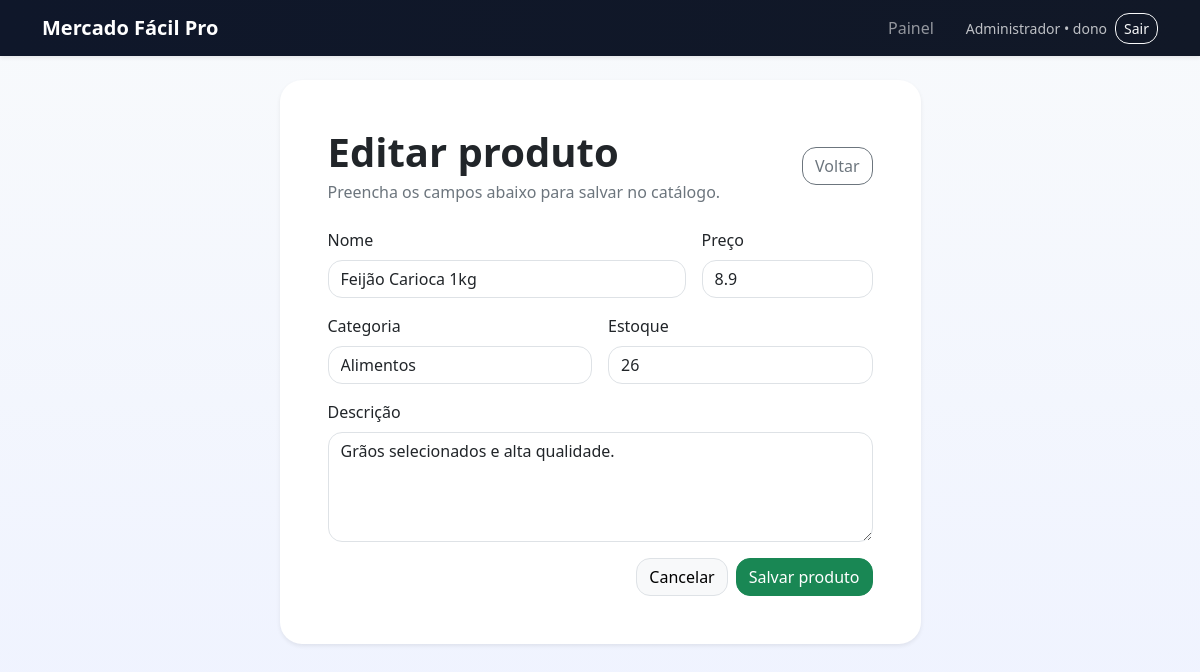
The app's page /admin/produtos/2/editar (signed in) with its own data.
### tables this page shows
CREATE TABLE usuarios (
                id INTEGER PRIMARY KEY AUTOINCREMENT,
                nome TEXT NOT NULL,
                usuario TEXT NOT NULL UNIQUE,
                senha TEXT NOT NULL,
                perfil TEXT NOT NULL
            );

CREATE TABLE produtos (
                id INTEGER PRIMARY KEY AUTOINCREMENT,
                nome TEXT NOT NULL,
                preco REAL NOT NULL,
                categoria TEXT NOT NULL,
                estoque INTEGER NOT NULL DEFAULT 0,
                descricao TEXT DEFAULT ''
            );

### app.py (the view, shortened to what this page needs)
@app.route("/admin/produtos/<int:produto_id>/editar", methods=["GET", "POST"])
@admin_required
def admin_editar_produto(produto_id):
    db = get_db()
    produto = db.buscar_produto_por_id(produto_id)
    if not produto:
        flash("Produto não encontrado.", "danger")
        return redirect(url_for("admin_dashboard"))
    return render_template("admin/produto_form.html", produto=produto)

### app.py (called while the page is built)
def get_db():
    if "db" not in g:
        g.db = MercadoDB(app.config["DB_PATH"])
    return g.db

@app.teardown_appcontext
def fechar_conexao(exception=None):
    db = g.pop("db", None)
    if db is not None:
        db.fechar()

@app.context_processor
def inject_globals():
    carrinho = session.get("carrinho", {})
    total_itens = sum(int(item["quantidade"]) for item in carrinho.values())
    total_valor = sum(float(item["subtotal"]) for item in carrinho.values())
    return {
        "usuario_logado": session.get("usuario"),
        "carrinho_total_itens": total_itens,
        "carrinho_total_valor": total_valor,
    }

def admin_required(view):
    @wraps(view)
    def wrapped_view(*args, **kwargs):
        usuario = session.get("usuario")
        if not usuario:
            flash("Faça login para continuar.", "warning")
            return redirect(url_for("index"))
        if usuario["perfil"] not in ["dono", "funcionario"]:
            flash("Acesso permitido apenas para a equipe administrativa.", "danger")
            return redirect(url_for("catalogo"))
        return view(*args, **kwargs)
    return wrapped_view

### banco.py (called while the page is built)
    def hash_senha(self, senha):
        return hashlib.sha256(senha.encode()).hexdigest()

    def buscar_produto_por_id(self, produto_id):
        self.cur.execute("SELECT * FROM produtos WHERE id = ?", (int(produto_id),))
        return self.cur.fetchone()

    def fechar(self):
        self.con.close()

### templates/admin/produto_form.html (shortened to what this page needs)
{% extends 'base.html' %}
{% block content %}
<div class="row justify-content-center">
    <div class="col-lg-8 col-xl-7">
        <div class="card app-card shadow-sm">
            <div class="card-body p-4 p-lg-5">
                <div class="d-flex justify-content-between align-items-center mb-4">
                    <div>
                        <h1 class="fw-bold mb-1">{% if produto %}Editar produto{% else %}Cadastrar produto{% endif %}</h1>
                        <p class="text-secondary mb-0">Preencha os campos abaixo para salvar no catálogo.</p>
                    </div>
                    <a href="{{ url_for('admin_dashboard') }}" class="btn btn-outline-secondary">Voltar</a>
                </div>
                <form method="post" class="row g-3">
                    <div class="col-md-8">
                        <label class="form-label">Nome</label>
                        <input type="text" name="nome" class="form-control" value="{{ produto.nome if produto else '' }}" required>
                    </div>
                    <div class="col-md-4">
                        <label class="form-label">Preço</label>
                        <input type="number" step="0.01" min="0" name="preco" class="form-control" value="{{ produto.preco if produto else '' }}" required>
                    </div>
                    <div class="col-md-6">
                        <label class="form-label">Categoria</label>
                        <input type="text" name="categoria" class="form-control" value="{{ produto.categoria if produto else '' }}" required>
                    </div>
                    <div class="col-md-6">
                        <label class="form-label">Estoque</label>
                        <input type="number" min="0" name="estoque" class="form-control" value="{{ produto.estoque if produto else 0 }}" required>
                    </div>
                    <div class="col-12">
                        <label class="form-label">Descrição</label>
                        <textarea name="descricao" class="form-control" rows="4">{{ produto.descricao if produto else '' }}</textarea>
                    </div>
                    <div class="col-12 d-grid d-md-flex justify-content-md-end gap-2 mt-3">
                        <a href="{{ url_for('admin_dashboard') }}" class="btn btn-light border">Cancelar</a>
                        <button class="btn btn-success">Salvar produto</button>
                    </div>
                </form>
            </div>
        </div>
    </div>
</div>
{% endblock %}

### templates/base.html (shortened to what this page needs)
<!DOCTYPE html>
<html lang="pt-BR">
<head>
    <link href="https://cdn.jsdelivr.net/npm/bootstrap@5.3.3/dist/css/bootstrap.min.css" rel="stylesheet">
    <link rel="stylesheet" href="{{ url_for('static', filename='css/style.css') }}">
</head>
<body>
<nav class="navbar navbar-expand-lg navbar-dark shadow-sm app-navbar">
    <div class="container">
        <a class="navbar-brand fw-bold" href="{{ url_for('index') }}">Mercado Fácil Pro</a>
        <div class="collapse navbar-collapse" id="menu">
            <ul class="navbar-nav ms-auto align-items-lg-center gap-lg-2">
                {% if usuario_logado %}
                    {% if usuario_logado.perfil in ['dono', 'funcionario'] %}
                        <li class="nav-item"><a class="nav-link" href="{{ url_for('admin_dashboard') }}">Painel</a></li>
                    {% endif %}
                    <li class="nav-item ms-lg-3 text-light small opacity-75">{{ usuario_logado.nome }} • {{ usuario_logado.perfil }}</li>
                    <li class="nav-item"><a class="btn btn-outline-light btn-sm" href="{{ url_for('logout') }}">Sair</a></li>
                {% endif %}
            </ul>
        </div>
    </div>
</nav>
<main class="py-4">
    <div class="container">
        {% block content %}{% endblock %}
    </div>
</main>
</body>
</html>

### static/css/style.css (style rules this page uses)
:root { --bg: #0f172a; --bg-sec: #111827; --panel: #1e293b; --text: #e2e8f0; --muted: #94a3b8; --primary: #22c55e; --secondary: #38bdf8; }
body { background: linear-gradient(180deg, #f8fafc 0%, #eef2ff 100%); min-height: 100vh; }
.app-navbar { background: linear-gradient(90deg, var(--bg), var(--bg-sec)); }
.app-card { border: 0; border-radius: 22px; }
.btn, .form-control, .form-select { border-radius: 14px; }

### records on screen
usuarios: nome "Administrador"
produtos: nome "Feijão Carioca 1kg", preco "8.9", categoria "Alimentos", estoque "26", descricao "Grãos selecionados e alta qualidade."

### other values on screen
{{ usuario_logado.perfil }} "dono"
